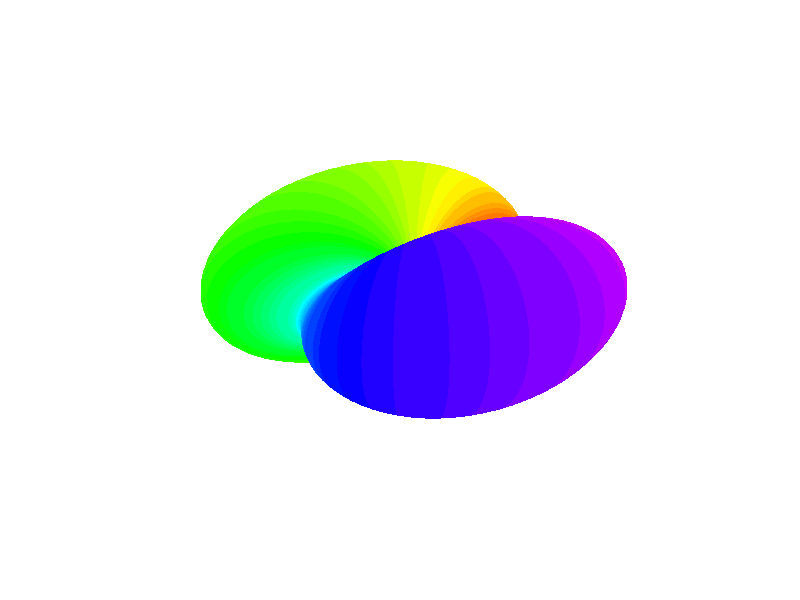

Write the MATLAB code that produced this figure. (Note: this script raises an error after producing the figure.)
% Grid points
nx = 128;
ny = 128;

% Constants
p = 0.9;
c1 = 1;
n = 1;

% Spinor components
zetaP1 = sqrt((1 + p/(c1*n)) / 2)*ones(nx, ny);
zeta0 = zeros(nx, ny);
zetaM1 = sqrt((1 - p/(c1*n)) / 2)*ones(nx, ny);

% discretize sphere surface
resolution = 100;
delta = pi/resolution;
theta = 0:delta:pi; % altitude
phi = 0:2*delta:2*pi; % azimuth
[phi,theta] = meshgrid(phi,theta);

% Spin-1 spherical harmonics
Y_1p1 = -0.5 * sqrt(3 / (2 * pi)) * exp(1i * phi).* sin(theta);
Y_1p0 = 0.5 * sqrt(3 / pi) * cos(theta);
Y_1m1 = 0.5 * sqrt(3 / (2 * pi)) * exp(-1i * phi).* sin(theta);

% Plot spherical harmonic
zsph = zetaP1(64, 64).* Y_1p1 ...
    + zeta0(64, 64).* Y_1p0 ...
    + zetaM1(64, 64).* Y_1m1;

scale = 1.0;
zsph = zsph * scale;
xx = abs(zsph).^2.*sin(theta).*cos(phi);
yy = abs(zsph).^2.*sin(theta).*sin(phi);
zz = abs(zsph).^2.*cos(theta);

h = surf(xx,yy,zz,angle(zsph));
set(h, 'LineStyle','none')
axis off;
colormap(hsv);
clim([-pi pi]);
camlight left
camlight right
lighting phong
daspect([1 1 1]);
view(-23, 30);
exportgraphics(gca, '../../gfx/ch-groundStateSymmetries/BA-spherical.pdf');
